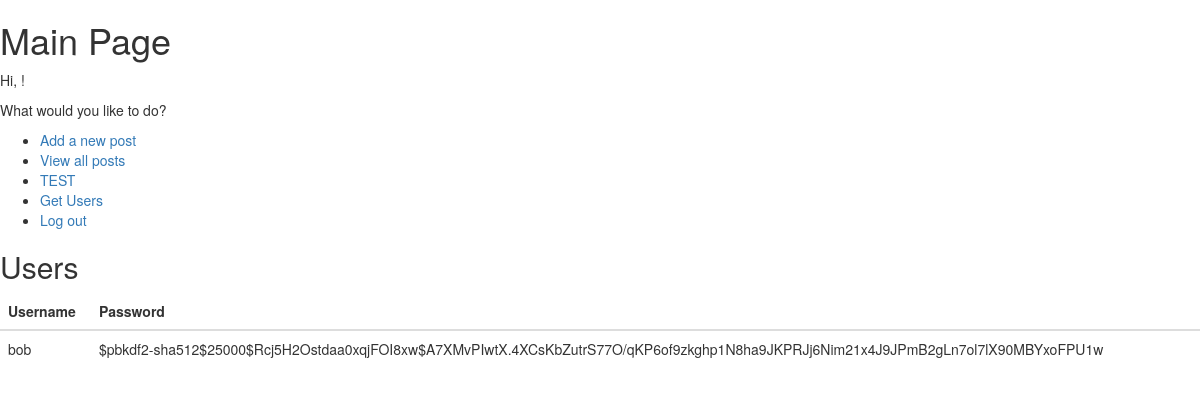
/users, run on an earlier commit of the app's database.
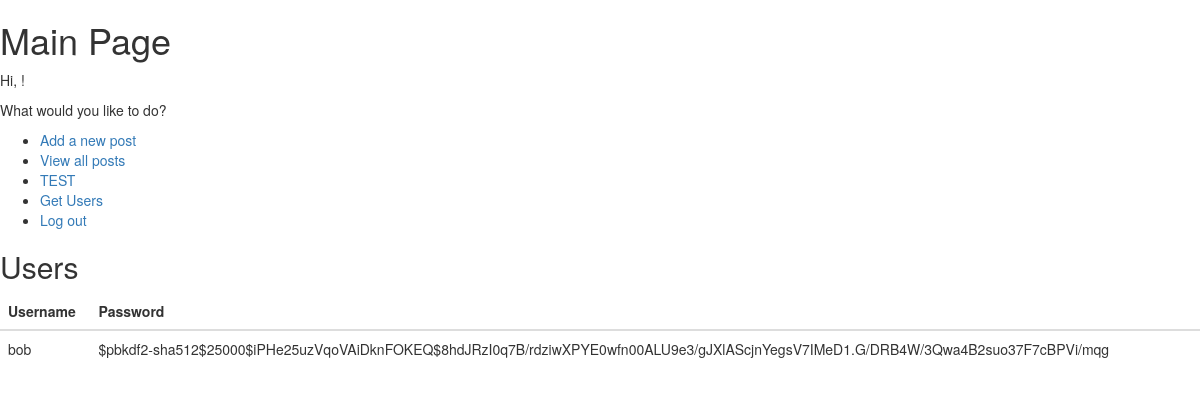
And on a later commit of the database.
### db_schema.py (models this page shows)
class User(Base):
    __tablename__ = 'user'
    id = Column(Integer, primary_key=True)
    username = Column(String)
    password = Column(String)
    role = Column(String, default='user')
    posts = relationship("Post", backref="user")

### main.py (the view)
@app.route('/users')
def users():
    db = DatabaseHandler()
    users = db.get_users()
    db.close()
    return render_template('users.html', users=users)

### db_handler.py (called while the page is built)
    def close(self):
        self.session.close()

    def get_users(self):
        return self.session.query(User).all()

### templates/users.html (shortened to what this page needs)
<!DOCTYPE html>
<html lang="en">
<head>
    <link rel="stylesheet" href="https://maxcdn.bootstrapcdn.com/bootstrap/3.4.1/css/bootstrap.min.css">
</head>
<body>
    <h1>Main Page</h1>
    <p>Hi, {{ username }}!</p>
    <p>What would you like to do?</p>
    <ul>
        <li><a href="/add">Add a new post</a></li>
        <li><a href="/posts">View all posts</a></li>
        <li><a href="/test">TEST</a></li>
        <li><a href="/users">Get Users</a></li>
        <li><a href="/logout">Log out</a></li>
    </ul>
    <h2>Users</h2>
    <table class="table">
        <thead>
            <tr>
                <th>Username</th>
                <th>Password</th>
            </tr>
        </thead>
        {% for user in users %}
        <tr>
            <td>{{ user.username }}</td>
            <td>{{ user.password }}</td>
        </tr>
        {% endfor %}
    </table>

What changed in the data, as far as the page shows it:
changed User "bob": password "$pbkdf2-sha512$25000$Rcj5H2Ostdaa0xqjFOI8xw$A7XMvPIwtX.4XCsKbZutrS77O/qKP6of9zkghp1N8ha9JKPRJj6Nim21x4J9JPmB2gLn7ol7lX90MBYxoFPU1w" → "$pbkdf2-sha512$25000$iPHe25uzVqoVAiDknFOKEQ$8hdJRzI0q7B/rdziwXPYE0wfn00ALU9e3/gJXlAScjnYegsV7IMeD1.G/DRB4W/3Qwa4B2suo37F7cBPVi/mqg"
